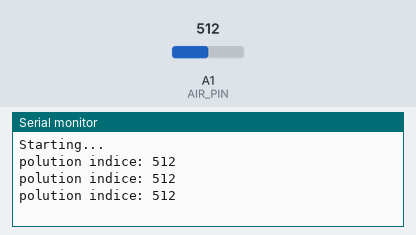
Bench run of a sketch on a simulated Arduino Uno, built with avr-gcc and run on an emulated ATmega328P. On the bench: the last lines printed to the serial monitor. The inputs (shaded band) are chosen by the test bench; at power-on: A1 (AIR_PIN) = 512.

Above: at 1.3 s.
1.4 s: A1 (AIR_PIN) set to 716
At 1.8 s:
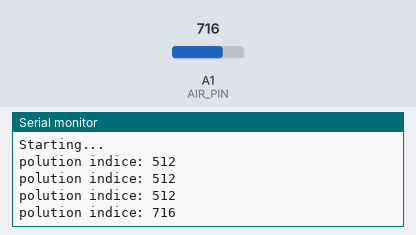
2.9 s: A1 (AIR_PIN) set to 900
At 3.4 s:
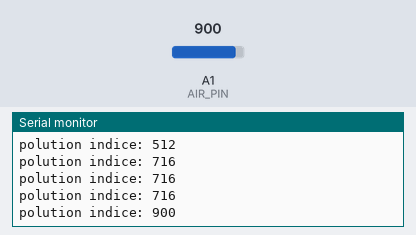
Timing chart, 0 to 5.9 s (numbered marks = the images above; inputs shaded):
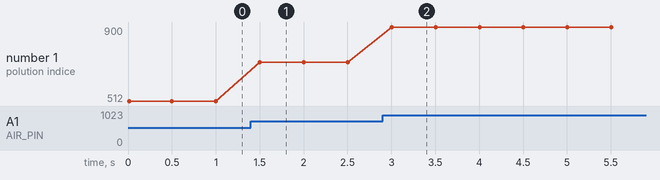

The sketch:

air_quality.ino
```cpp
#define AIR_PIN A1

void setup() {
  Serial.begin(9600);
  Serial.println("Starting...");
  // utilisation du pin en entrée
  pinMode(AIR_PIN, INPUT);
}

void loop() {
  // on lit la valeur et l'écrit sur la liaison série
  int value = analogRead(AIR_PIN);
  Serial.print("polution indice: ");
  Serial.println(value);

  // on attend quelques instant
  delay(500);
}
```

Measured:
- after the input at 1.4 s, the serial monitor: prints a new line after 0.10 s (image 1)
- after the input at 2.9 s, the serial monitor: prints a new line after 0.10 s (image 2)
- plotted number 1: 512 → 716 after the input at 1.4 s, 716 → 900 after the input at 2.9 s
